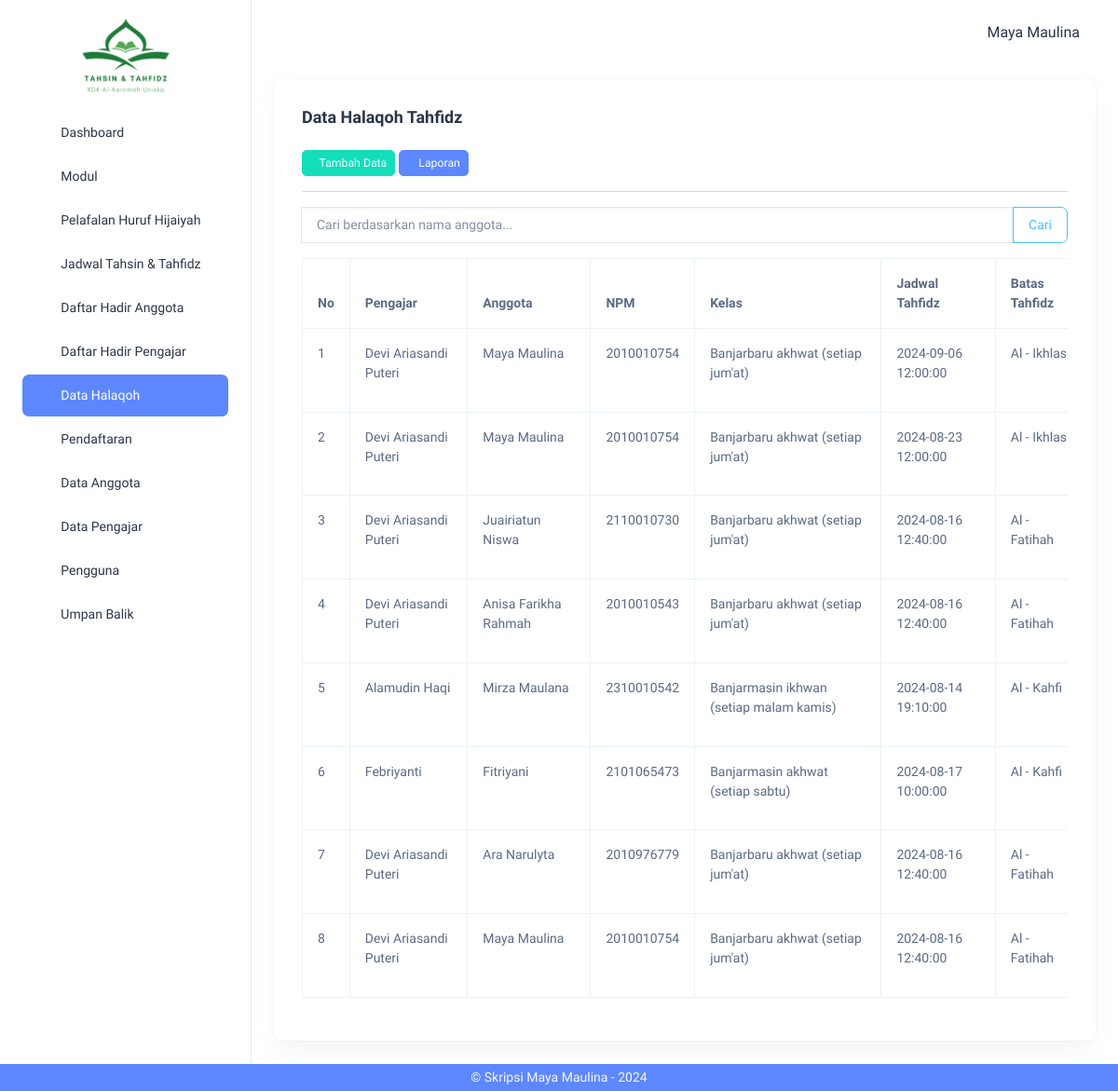
The page /index.php?page=tahfidz_read (signed in) on the database its author committed.
### tables this page shows
CREATE TABLE `halaqoh_tahfidz` (
  `id_tahfidz` int(11) NOT NULL,
  `nama_pengajar` varchar(150) NOT NULL,
  `nama_anggota` varchar(150) NOT NULL,
  `npm` bigint(11) NOT NULL,
  `kelas` varchar(50) NOT NULL,
  `jadwal_tahfidz` datetime NOT NULL,
  `batas_tahfidz` varchar(50) NOT NULL,
  `kemajuan` varchar(200) NOT NULL,
  `perbaikan` varchar(200) NOT NULL,
  `creator` varchar(50) NOT NULL,
  `created_at` datetime NOT NULL DEFAULT current_timestamp(),
  `editor` varchar(50) NOT NULL,
  `updated_at` timestamp NOT NULL DEFAULT current_timestamp()
);

### tahfidz/tahfidz_read.php (the view, shortened to what this page needs)
<div class="container-fluid">
    <div class="card">
        <div class="card-body">
            <h5 class="card-title fw-semibold mb-4">Data Halaqoh Tahfidz</h5>
            <?php if ($_SESSION['status'] != 'Anggota') { ?>
                <a href="?page=tahfidz_add" class="btn btn-success btn-sm"><i class="ti ti-plus"></i>Tambah Data</a>
                <a href="?page=tahfidz_report" class="btn btn-primary btn-sm"><i class="ti ti-report"></i> Laporan</a>
            <?php } ?>
            <hr>
            <form method="GET" action="index.php">
                <div class="input-group mb-3">
                    <input type="text" name="search" class="form-control" placeholder="Cari berdasarkan nama anggota..." value="<?= isset($_GET['search']) ? htmlspecialchars($_GET['search']) : '' ?>">
                    <button class="btn btn-outline-secondary" type="submit">Cari</button>
                </div>
            </form>
            <div class="table-responsive">
                <table class="table table-hover table-bordered" style="width: 1800px;">
                    <thead>
                        <tr>
                            <th>No</th>
                            <th>Pengajar</th>
                            <th>Anggota</th>
                            <th>NPM</th>
                            <th>Kelas</th>
                            <th>Jadwal Tahfidz</th>
                            <th>Batas Tahfidz</th>
                        </tr>
                    </thead>
                    <tbody>
                        <?php
                        $no = 1;
                        $query = "SELECT * FROM halaqoh_tahfidz";
                        $query .= " ORDER BY created_at DESC";
                        $data = mysqli_query($koneksi, $query);
                        while ($row = mysqli_fetch_array($data)) {
                        ?>
                            <tr>
                                <td><?= $no++ ?></td>
                                <td><?= $row['nama_pengajar'] ?></td>
                                <td><?= $row['nama_anggota'] ?></td>
                                <td><?= $row['npm'] ?></td>
                                <td><?= $row['kelas'] ?></td>
                                <td><?= $row['jadwal_tahfidz'] ?></td>
                                <td><?= $row['batas_tahfidz'] ?></td>
                            </tr>
                        <?php
                        }
                        ?>
                    </tbody>
                </table>
            </div>
        </div>
    </div>
</div>

### template/sidebar.php (style rules this page uses)
a { text-decoration: none; color: #2a3547; }

### rows shown on the page
halaqoh_tahfidz: nama_pengajar "Devi Ariasandi Puteri", nama_anggota "Maya Maulina", npm "2010010754", kelas "Banjarbaru akhwat (setiap jum'at)", jadwal_tahfidz "2024-09-06 12:00:00", batas_tahfidz "Al - Ikhlas"
halaqoh_tahfidz: nama_pengajar "Devi Ariasandi Puteri", nama_anggota "Maya Maulina", npm "2010010754", kelas "Banjarbaru akhwat (setiap jum'at)", jadwal_tahfidz "2024-08-23 12:00:00", batas_tahfidz "Al - Ikhlas"
halaqoh_tahfidz: nama_pengajar "Devi Ariasandi Puteri", nama_anggota "Juairiatun Niswa", npm "2110010730", kelas "Banjarbaru akhwat (setiap jum'at)", jadwal_tahfidz "2024-08-16 12:40:00", batas_tahfidz "Al - Fatihah"
halaqoh_tahfidz: nama_pengajar "Devi Ariasandi Puteri", nama_anggota "Anisa Farikha Rahmah", npm "2010010543", kelas "Banjarbaru akhwat (setiap jum'at)", jadwal_tahfidz "2024-08-16 12:40:00", batas_tahfidz "Al - Fatihah"
halaqoh_tahfidz: nama_pengajar "Alamudin Haqi", nama_anggota "Mirza Maulana", npm "2310010542", kelas "Banjarmasin ikhwan (setiap malam kamis)", jadwal_tahfidz "2024-08-14 19:10:00", batas_tahfidz "Al - Kahfi"
halaqoh_tahfidz: nama_pengajar "Febriyanti", nama_anggota "Fitriyani", npm "2101065473", kelas "Banjarmasin akhwat (setiap sabtu)", jadwal_tahfidz "2024-08-17 10:00:00", batas_tahfidz "Al - Kahfi"
halaqoh_tahfidz: nama_pengajar "Devi Ariasandi Puteri", nama_anggota "Ara Narulyta", npm "2010976779", kelas "Banjarbaru akhwat (setiap jum'at)", jadwal_tahfidz "2024-08-16 12:40:00", batas_tahfidz "Al - Fatihah"
halaqoh_tahfidz: nama_pengajar "Devi Ariasandi Puteri", nama_anggota "Maya Maulina", npm "2010010754", kelas "Banjarbaru akhwat (setiap jum'at)", jadwal_tahfidz "2024-08-16 12:40:00", batas_tahfidz "Al - Fatihah"

### other values the page prints
$_SESSION['nama'] "Maya Maulina"
